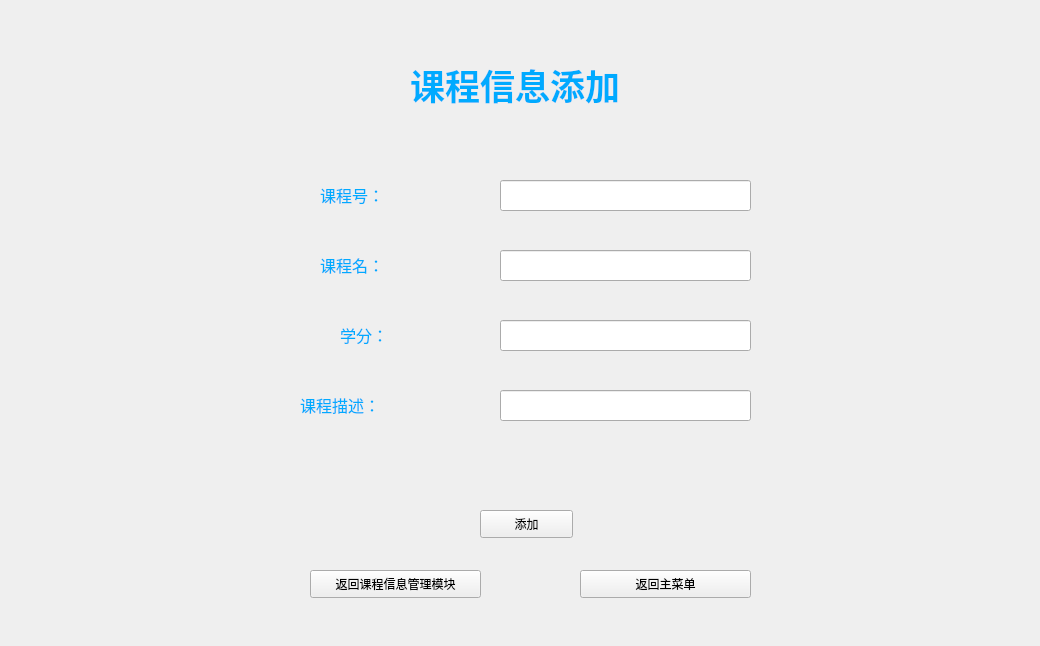
<?xml version="1.0" encoding="UTF-8"?>
<ui version="4.0">
 <class>Course_add</class>
 <widget class="QWidget" name="Course_add">
  <property name="geometry">
   <rect>
    <x>0</x>
    <y>0</y>
    <width>1040</width>
    <height>646</height>
   </rect>
  </property>
  <property name="windowTitle">
   <string>课程信息添加</string>
  </property>
  <property name="styleSheet">
   <string notr="true">background-image: url(:D:/PyQt/2.png);</string>
  </property>
  <widget class="QLabel" name="label">
   <property name="geometry">
    <rect>
     <x>410</x>
     <y>20</y>
     <width>661</width>
     <height>131</height>
    </rect>
   </property>
   <property name="text">
    <string>&lt;html&gt;&lt;head/&gt;&lt;body&gt;&lt;p&gt;&lt;span style=&quot; font-size:26pt; font-weight:600; color:#00aaff;&quot;&gt;课程信息添加&lt;/span&gt;&lt;/p&gt;&lt;/body&gt;&lt;/html&gt;</string>
   </property>
  </widget>
  <widget class="QLabel" name="label_2">
   <property name="geometry">
    <rect>
     <x>320</x>
     <y>170</y>
     <width>211</width>
     <height>51</height>
    </rect>
   </property>
   <property name="text">
    <string>&lt;html&gt;&lt;head/&gt;&lt;body&gt;&lt;p&gt;&lt;span style=&quot; font-size:12pt; color:#00aaff;&quot;&gt;课程号：&lt;/span&gt;&lt;/p&gt;&lt;/body&gt;&lt;/html&gt;</string>
   </property>
  </widget>
  <widget class="QLineEdit" name="lineEdit">
   <property name="geometry">
    <rect>
     <x>500</x>
     <y>180</y>
     <width>251</width>
     <height>31</height>
    </rect>
   </property>
   <property name="text">
    <string/>
   </property>
  </widget>
  <widget class="QLabel" name="label_3">
   <property name="geometry">
    <rect>
     <x>320</x>
     <y>240</y>
     <width>211</width>
     <height>51</height>
    </rect>
   </property>
   <property name="text">
    <string>&lt;html&gt;&lt;head/&gt;&lt;body&gt;&lt;p&gt;&lt;span style=&quot; font-size:12pt; color:#00aaff;&quot;&gt;课程名：&lt;/span&gt;&lt;/p&gt;&lt;/body&gt;&lt;/html&gt;</string>
   </property>
  </widget>
  <widget class="QPushButton" name="pushButton">
   <property name="geometry">
    <rect>
     <x>480</x>
     <y>510</y>
     <width>93</width>
     <height>28</height>
    </rect>
   </property>
   <property name="text">
    <string>添加</string>
   </property>
  </widget>
  <widget class="QPushButton" name="pushButton_2">
   <property name="geometry">
    <rect>
     <x>310</x>
     <y>570</y>
     <width>171</width>
     <height>28</height>
    </rect>
   </property>
   <property name="text">
    <string>返回课程信息管理模块</string>
   </property>
  </widget>
  <widget class="QPushButton" name="pushButton_3">
   <property name="geometry">
    <rect>
     <x>580</x>
     <y>570</y>
     <width>171</width>
     <height>28</height>
    </rect>
   </property>
   <property name="text">
    <string>返回主菜单</string>
   </property>
  </widget>
  <widget class="QLabel" name="label_4">
   <property name="geometry">
    <rect>
     <x>340</x>
     <y>310</y>
     <width>211</width>
     <height>51</height>
    </rect>
   </property>
   <property name="text">
    <string>&lt;html&gt;&lt;head/&gt;&lt;body&gt;&lt;p&gt;&lt;span style=&quot; font-size:12pt; color:#00aaff;&quot;&gt;学分：&lt;/span&gt;&lt;/p&gt;&lt;/body&gt;&lt;/html&gt;</string>
   </property>
  </widget>
  <widget class="QLabel" name="label_5">
   <property name="geometry">
    <rect>
     <x>300</x>
     <y>380</y>
     <width>211</width>
     <height>51</height>
    </rect>
   </property>
   <property name="text">
    <string>&lt;html&gt;&lt;head/&gt;&lt;body&gt;&lt;p&gt;&lt;span style=&quot; font-size:12pt; color:#00aaff;&quot;&gt;课程描述：&lt;/span&gt;&lt;/p&gt;&lt;/body&gt;&lt;/html&gt;</string>
   </property>
  </widget>
  <widget class="QLineEdit" name="lineEdit_2">
   <property name="geometry">
    <rect>
     <x>500</x>
     <y>250</y>
     <width>251</width>
     <height>31</height>
    </rect>
   </property>
   <property name="text">
    <string/>
   </property>
  </widget>
  <widget class="QLineEdit" name="lineEdit_3">
   <property name="geometry">
    <rect>
     <x>500</x>
     <y>320</y>
     <width>251</width>
     <height>31</height>
    </rect>
   </property>
   <property name="text">
    <string/>
   </property>
  </widget>
  <widget class="QLineEdit" name="lineEdit_4">
   <property name="geometry">
    <rect>
     <x>500</x>
     <y>390</y>
     <width>251</width>
     <height>31</height>
    </rect>
   </property>
   <property name="text">
    <string/>
   </property>
  </widget>
 </widget>
 <resources/>
 <connections/>
</ui>
